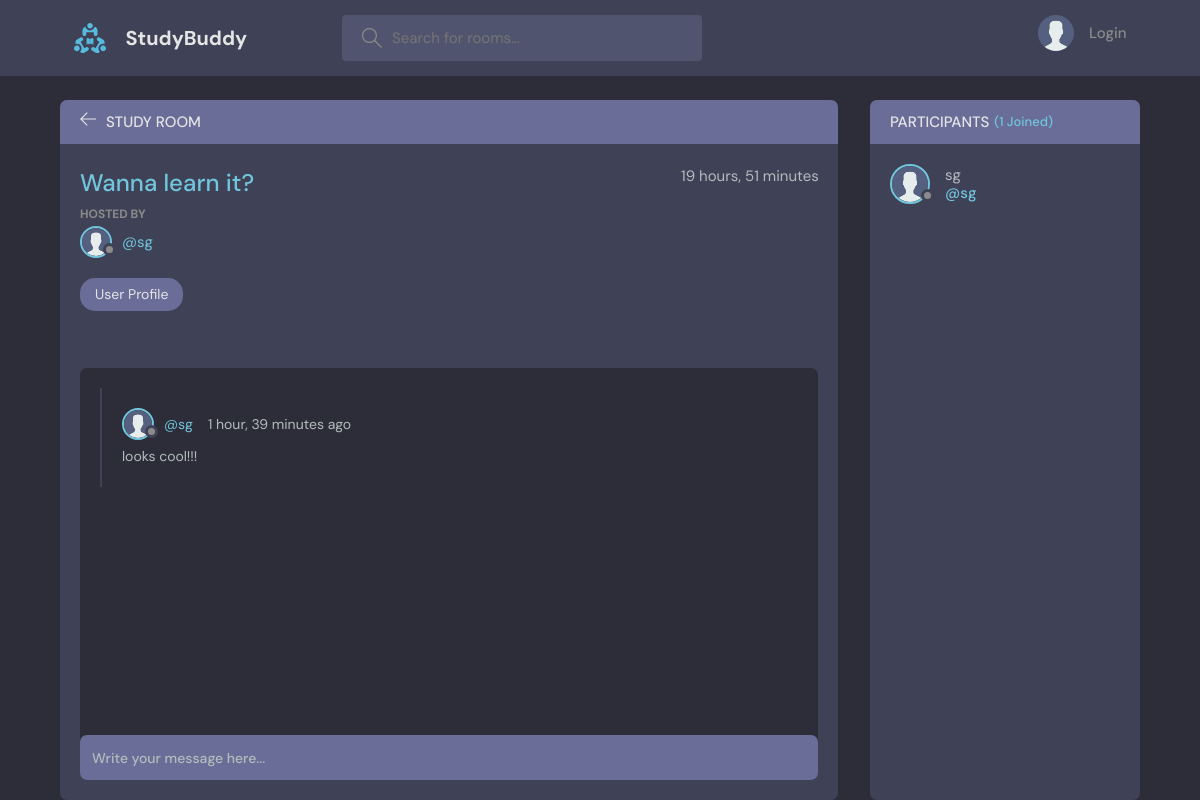
The page /room/1/ on the database as committed earlier.
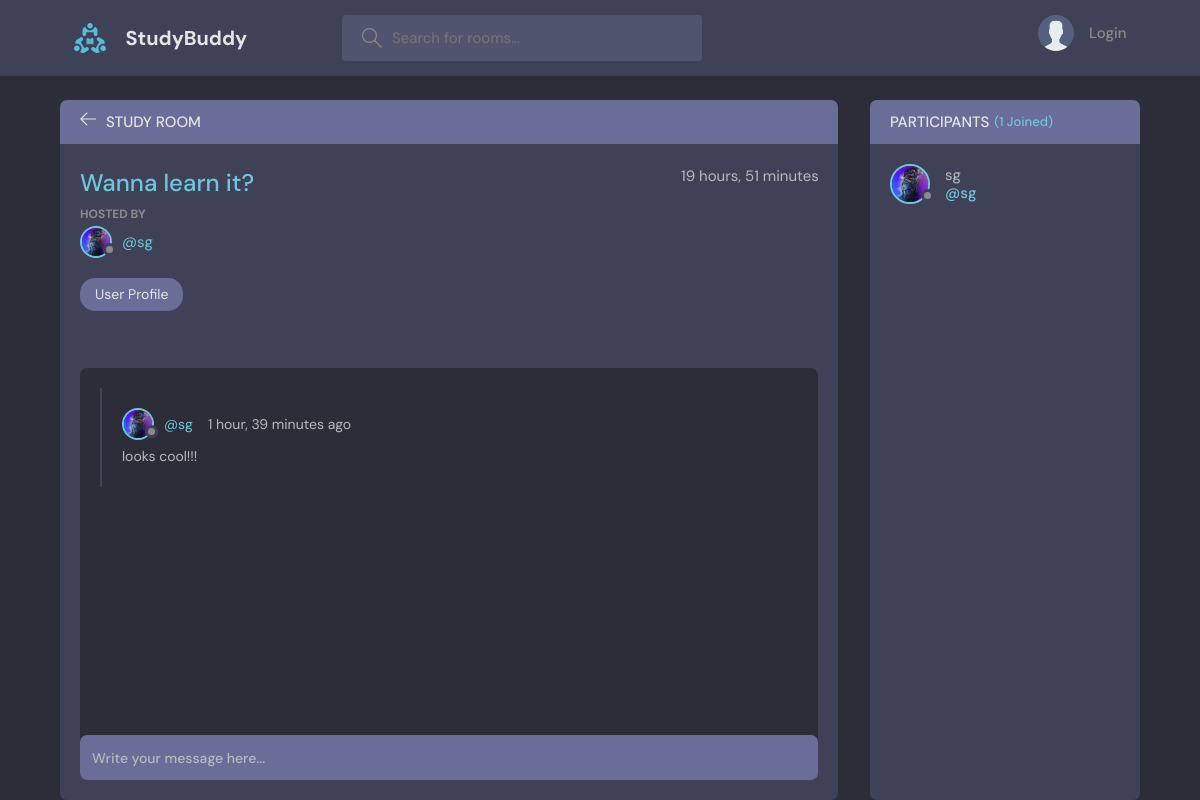
The same page on the database as committed later.
### base/models.py (models this page shows, shortened)
class Room(models.Model):
    host = models.ForeignKey(User, on_delete=models.SET_NULL, null = True)
    topic = models.ForeignKey(Topic, on_delete=models.SET_NULL, null=True)
    name=models.CharField(max_length=200)
    participants=models.ManyToManyField(User, related_name='participants',blank=True)
    description=models.TextField(blank=True,null=True)
    updated = models.DateTimeField(auto_now=True)
    created=models.DateField(auto_now_add=True)
    class Meta:
        ordering=['-updated','-created']

class User(AbstractUser):
    name=models.CharField(max_length=200,null=True)
    email=models.EmailField(unique=True,null=True)
    bio=models.TextField(null=True)
    avatar=models.ImageField(null=True,default="avatar.svg")
    USERNAME_FIELD='email'
    REQUIRED_FIELDS=[]

class Message(models.Model):
    user = models.ForeignKey(User, on_delete = models.CASCADE)
    room = models.ForeignKey(Room, on_delete=models.CASCADE)
    body = models.TextField()
    updated = models.DateTimeField(auto_now=True)
    created = models.DateTimeField(auto_now_add=True)
    class Meta:
        ordering=['-updated','-created']

class Topic(models.Model):
    name = models.CharField(max_length=200)
    def __str__(self):
        return self.name

### base/views.py (the view, shortened to what this page needs)
# urls.py: path("room/<str:pk>/",views.room,name='room'),
def room(request,pk):
    room=Room.objects.get(id=pk)
    participants=room.participants.all()
    room_messages=room.message_set.all().order_by('-created')
    context={'room':room,'room_messages':room_messages,'participants':participants}
    return render(request,'base/room.html',context)

### base/templates/base/room.html (shortened to what this page needs)
{% extends 'main.html' %}
{% block content %}
    <main class="profile-page layout layout--2">
      <div class="container">
        <div class="room">
          <div class="room__top">
            <div class="room__topLeft">
              <a href="{% url 'home' %}">
                <svg version="1.1" xmlns="http://www.w3.org/2000/svg" width="32" height="32" viewBox="0 0 32 32">
                  <title>arrow-left</title>
                  <path
                    d="M13.723 2.286l-13.723 13.714 13.719 13.714 1.616-1.611-10.96-10.96h27.625v-2.286h-27.625l10.965-10.965-1.616-1.607z"
                  ></path>
                </svg>
              </a>
              <h3>Study Room</h3>
            </div>
          </div>
          <div class="room__box scroll">
            <div class="room__header scroll">
              <div class="room__info">
                <h3>{{room.name}}</h3>
                <span>{{room.created|timesince}}</span>
              </div>
              <div class="room__hosted">
                <p>Hosted By</p>
                <a href="{% url 'user-profile' room.host.id %}" class="room__author">
                  <div class="avatar avatar--small">
                    <img src="{{room.host.avatar.url}}" />
                  </div>
                  <span>@{{room.host.username}}</span>
                </a>
              </div>
              <span class="room__topics">{{room.topic}}</span>
            </div>
            <div class="room__conversation">
              <div class="threads scroll">
                {% for message in room_messages %}
                <div class="thread">
                  <div class="thread__top">
                    <div class="thread__author">
                      <a href="{% url 'user-profile' message.user.id %}" class="thread__authorInfo">
                        <div class="avatar avatar--small">
                          <img src="{{message.user.avatar.url}}" />
                        </div>
                        <span>@{{message.user.username}}</span>
                      </a>
                      <span class="thread__date">{{message.created|timesince}} ago</span>
                    </div>
                  </div>
                  <div class="thread__details">
                    {{message.body}}
                  </div>
                </div>
                {% endfor %}
              </div>
            </div>
          </div>
          <div class="room__message">
            <form action="" method="POST">
              <input name="body" placeholder="Write your message here..." />
            </form>
          </div>
        </div>
        <div class="participants">
          <h3 class="participants__top">Participants <span>({{participants.count}} Joined)</span></h3>
          <div class="participants__list scroll">
            {% for participant in participants %}
            <a href="{% url 'user-profile' participant.id %}" class="participant">
              <div class="avatar avatar--medium">
                <img src="{{participant.avatar.url}}" />
              </div>
              <p>
                {{participant.username}}
                <span>@{{participant.username}}</span>
              </p>
            </a>
            {% endfor %}
          </div>
        </div>
      </div>
    </main>
    {% endblock content %}

Rows that differ between the two databases and show on the page:
changed through a linked row, Room "Wanna learn it?": host.avatar: picture added in place of a placeholder
changed through a linked row, Message "looks cool!!!": user.avatar: picture added in place of a placeholder
changed User "sg": avatar: picture added in place of a placeholder
